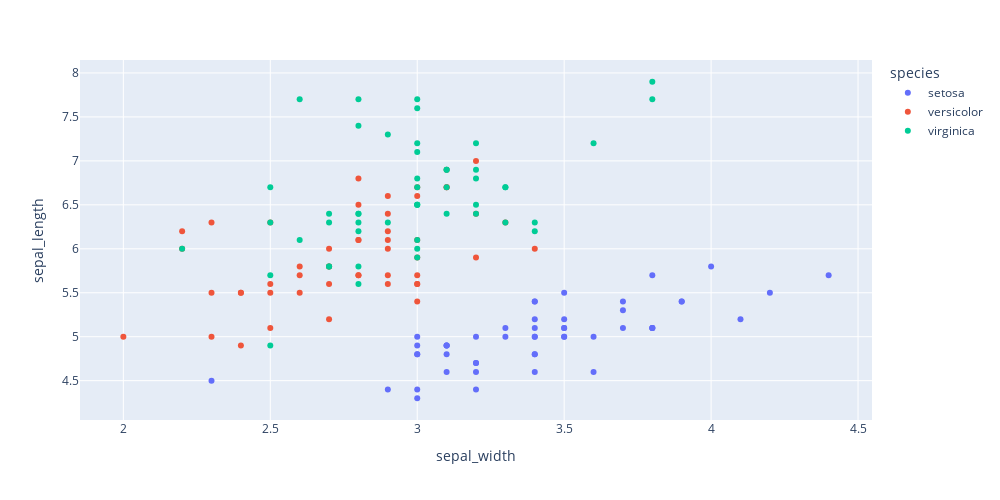

Notebook source saved alongside this figure:
### Code cell
import pandas as pd
import plotly.express as px
df = px.data.iris()
fig = px.scatter(df, x="sepal_width", y="sepal_length", color="species")
fig.update_layout(
    autosize=False,
    width=1000,
    height=500,
)
fig.show()

### Figure 1 — Plotly figure (JSON) as saved in the notebook; plotly's stock layout.template omitted (floating-point values rounded to 4 significant figures)
{"data": [{"hovertemplate": "species=setosa<br>sepal_width=%{x}<br>sepal_length=%{y}<extra></extra>", "legendgroup": "setosa", "marker": {"color": "#636efa", "symbol": "circle"}, "mode": "markers", "name": "setosa", "orientation": "v", "showlegend": true, "type": "scatter", "x": [3.5, 3.0, 3.2, 3.1, 3.6, 3.9, 3.4, 3.4, 2.9, 3.1, 3.7, 3.4, 3.0, 3.0, 4.0, 4.4, 3.9, 3.5, 3.8, 3.8, 3.4, 3.7, 3.6, 3.3, 3.4, 3.0, 3.4, 3.5, 3.4, 3.2, 3.1, 3.4, 4.1, 4.2, 3.1, 3.2, 3.5, 3.1, 3.0, 3.4, 3.5, 2.3, 3.2, 3.5, 3.8, 3.0, 3.8, 3.2, 3.7, 3.3], "xaxis": "x", "y": [5.1, 4.9, 4.7, 4.6, 5.0, 5.4, 4.6, 5.0, 4.4, 4.9, 5.4, 4.8, 4.8, 4.3, 5.8, 5.7, 5.4, 5.1, 5.7, 5.1, 5.4, 5.1, 4.6, 5.1, 4.8, 5.0, 5.0, 5.2, 5.2, 4.7, 4.8, 5.4, 5.2, 5.5, 4.9, 5.0, 5.5, 4.9, 4.4, 5.1, 5.0, 4.5, 4.4, 5.0, 5.1, 4.8, 5.1, 4.6, 5.3, 5.0], "yaxis": "y"}, {"hovertemplate": "species=versicolor<br>sepal_width=%{x}<br>sepal_length=%{y}<extra></extra>", "legendgroup": "versicolor", "marker": {"color": "#EF553B", "symbol": "circle"}, "mode": "markers", "name": "versicolor", "orientation": "v", "showlegend": true, "type": "scatter", "x": [3.2, 3.2, 3.1, 2.3, 2.8, 2.8, 3.3, 2.4, 2.9, 2.7, 2.0, 3.0, 2.2, 2.9, 2.9, 3.1, 3.0, 2.7, 2.2, 2.5, 3.2, 2.8, 2.5, 2.8, 2.9, 3.0, 2.8, 3.0, 2.9, 2.6, 2.4, 2.4, 2.7, 2.7, 3.0, 3.4, 3.1, 2.3, 3.0, 2.5, 2.6, 3.0, 2.6, 2.3, 2.7, 3.0, 2.9, 2.9, 2.5, 2.8], "xaxis": "x", "y": [7.0, 6.4, 6.9, 5.5, 6.5, 5.7, 6.3, 4.9, 6.6, 5.2, 5.0, 5.9, 6.0, 6.1, 5.6, 6.7, 5.6, 5.8, 6.2, 5.6, 5.9, 6.1, 6.3, 6.1, 6.4, 6.6, 6.8, 6.7, 6.0, 5.7, 5.5, 5.5, 5.8, 6.0, 5.4, 6.0, 6.7, 6.3, 5.6, 5.5, 5.5, 6.1, 5.8, 5.0, 5.6, 5.7, 5.7, 6.2, 5.1, 5.7], "yaxis": "y"}, {"hovertemplate": "species=virginica<br>sepal_width=%{x}<br>sepal_length=%{y}<extra></extra>", "legendgroup": "virginica", "marker": {"color": "#00cc96", "symbol": "circle"}, "mode": "markers", "name": "virginica", "orientation": "v", "showlegend": true, "type": "scatter", "x": [3.3, 2.7, 3.0, 2.9, 3.0, 3.0, 2.5, 2.9, 2.5, 3.6, 3.2, 2.7, 3.0, 2.5, 2.8, 3.2, 3.0, 3.8, 2.6, 2.2, 3.2, 2.8, 2.8, 2.7, 3.3, 3.2, 2.8, 3.0, 2.8, 3.0, 2.8, 3.8, 2.8, 2.8, 2.6, 3.0, 3.4, 3.1, 3.0, 3.1, 3.1, 3.1, 2.7, 3.2, 3.3, 3.0, 2.5, 3.0, 3.4, 3.0], "xaxis": "x", "y": [6.3, 5.8, 7.1, 6.3, 6.5, 7.6, 4.9, 7.3, 6.7, 7.2, 6.5, 6.4, 6.8, 5.7, 5.8, 6.4, 6.5, 7.7, 7.7, 6.0, 6.9, 5.6, 7.7, 6.3, 6.7, 7.2, 6.2, 6.1, 6.4, 7.2, 7.4, 7.9, 6.4, 6.3, 6.1, 7.7, 6.3, 6.4, 6.0, 6.9, 6.7, 6.9, 5.8, 6.8, 6.7, 6.7, 6.3, 6.5, 6.2, 5.9], "yaxis": "y"}], "layout": {"autosize": false, "height": 500, "legend": {"title": {"text": "species"}, "tracegroupgap": 0}, "margin": {"t": 60}, "width": 1000, "xaxis": {"anchor": "y", "domain": [0, 1], "title": {"text": "sepal_width"}}, "yaxis": {"anchor": "x", "domain": [0, 1], "title": {"text": "sepal_length"}}}}
